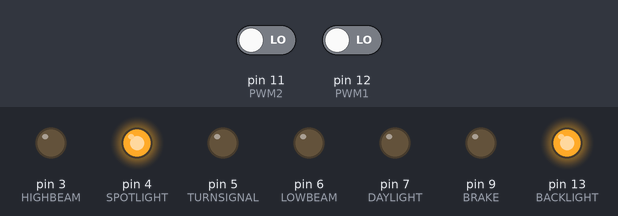
Recording of a sketch running on a simulated Arduino Uno, built with avr-gcc and run on an emulated ATmega328P. Shown: output pins drawn as LEDs (lit = HIGH). The inputs (shaded band) are chosen by the test bench; at power-on: pin 11 (PWM2) LOW, pin 12 (PWM1) LOW. Random numbers use the default seed unless the sketch sets one; what the sketch prints to the serial monitor is not drawn.

Above: at 0.1 s.
At 1.1 s:
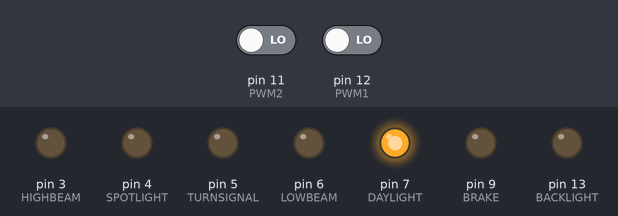
At 4.1 s:
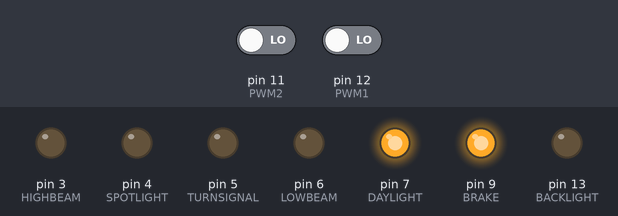
Timing chart, 0 to 5.6 s (numbered marks = the images above):
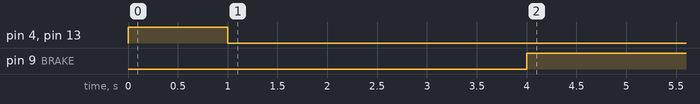

The sketch:

LichtmodulCarV2.ino
```cpp
//
// 23.01.2013
// V2 11.11.2015

unsigned long nextPrint = 0;

unsigned long duration1;
unsigned long duration2;

char buffer[15];

long randNumber = 0;
long randomNext = 0;
int randomSeq = 0;

//#define DEBUG

// Prototypen Platine KJK Xray T3 2010
//#define PROTOTYP
#define GELAENDE


#ifdef GELAENDE
int PWM1 = 12;
int PWM2 = 11;

int BRAKE = 9;
int LOWBEAM = 6;
int BACKLIGHT = 13;
int TURNSIGNAL = 5;
int SPOTLIGHT = 4;
int DAYLIGHT = 7;

int BACKFIRE = 13;
int TESTLED = 13;
int HIGHBEAM = 3;

unsigned long lastTurnSignal = 0;
unsigned long lastDemoSeq = 0;
unsigned long lastDemoSeq1 = 0;
unsigned long lastDemoSeq2 = 0;
unsigned long lastDemoSeq3 = 0;
unsigned long lastDemoSeq4 = 0;

#endif

#ifdef PROTOTYP
int PWM1 = 12;
int PWM2 = 13;

int BRAKE = 2;
int BACKFIRE = 9;
//int BACKFIRE = 10;
int BACKLIGHT = 3;
int SPOTLIGHT = 10;
int LOWBEAM = 8;
int HIGHBEAM = 11;
int TESTLED = 13;
#endif

#ifdef SONST
int PWM1 = 12;
int PWM2 = 11;

int BRAKE = 5;
int LOWBEAM = 6;
int BACKLIGHT = 2;
int SPOTLIGHT = 4;
int HIGHBEAM = 3;

int BACKFIRE = 7;
//int BACKFIRE = 10;
int TESTLED = 13;
#endif


int backFireEnabled = false;

int switch1 = false;
int switch2 = false;
int switch3 = false;
int switch4 = false;
int switch5 = false;
int switch6 = false;

class Switch {
  private:
    int timeout;
    int switch_locked;
    int switched;
    int switch_identifier;
    unsigned long upper_sp;
    unsigned long lower_sp;

  public:
    Switch(int lower_sp, int upper_sp, int switch_identifier);
    int Update(unsigned long duration);
};


Switch::Switch(int lower_sp, int upper_sp, int switch_identifier) {
  this->timeout = 0;
  this->switch_locked = false;
  this->switched = 0;
  this->upper_sp = upper_sp;
  this->lower_sp = lower_sp;
  this->switch_identifier = switch_identifier;
}

int Switch::Update(unsigned long duration) {
  if (duration > this->lower_sp && duration < this->upper_sp && !this->switch_locked) {
    if (this->timeout == 0) {
      this->timeout = millis() / 1000;
    }

    if ((millis() / 1000) > (this->timeout + 1)) {
      if (this->switched == true) {
        Serial.print(this->switch_identifier);
        Serial.println("off");
        this->switched = false;
      }
      else {
        Serial.print(this->switch_identifier);
        Serial.println("on");
        this->switched = true;
      }
      this->timeout = 0;
      this->switch_locked = true;
    }
  }
  if (duration < this->lower_sp || duration > this->upper_sp) {
    this->switch_locked = false;
    this->timeout = millis() / 1000;
  }
  return(this->switched);
}

void setup()
{
  //
  //#ifdef DEBUG
  Serial.begin(9600);
  Serial.println("Go!");
  Serial.println(PWM1);
  //#endif

  pinMode(PWM1, INPUT);
  pinMode(PWM2, INPUT);


  #ifdef GELAENDE
  pinMode(BRAKE, OUTPUT);
  pinMode(BACKFIRE, OUTPUT);
  pinMode(BACKLIGHT, OUTPUT);
  pinMode(SPOTLIGHT, OUTPUT);
  pinMode(HIGHBEAM, OUTPUT);
  pinMode(LOWBEAM, OUTPUT);
  pinMode(DAYLIGHT, OUTPUT);
  pinMode(TURNSIGNAL, OUTPUT);

  pinMode(TESTLED, OUTPUT);

  digitalWrite(BRAKE, 0);
  digitalWrite(HIGHBEAM, 0);
  digitalWrite(LOWBEAM, 0);
  digitalWrite(BACKFIRE, 0);
  digitalWrite(SPOTLIGHT, 1);
  digitalWrite(BACKLIGHT, 1);

  delay(1000);
  digitalWrite(BRAKE, 0);
  digitalWrite(HIGHBEAM, 0);
  digitalWrite(LOWBEAM, 0);
  digitalWrite(BACKFIRE, 1);
  digitalWrite(SPOTLIGHT, 0);
  digitalWrite(BACKLIGHT, 0);
  digitalWrite(DAYLIGHT, 1);
  digitalWrite(TURNSIGNAL, 0);
  delay(1000);
  #endif

  randomSeed(analogRead(0));

}

void backfire() {

  if (millis() > randomNext && backFireEnabled) {

    randomSeq = random(1, 4);

    if (randomSeq == 1) {
      digitalWrite(BACKFIRE, !digitalRead(BACKFIRE));
      delay(20);
      digitalWrite(BACKFIRE, !digitalRead(BACKFIRE));
      delay(50);
      digitalWrite(BACKFIRE, !digitalRead(BACKFIRE));
      delay(20);
      digitalWrite(BACKFIRE, !digitalRead(BACKFIRE));
      delay(50);
      digitalWrite(BACKFIRE, !digitalRead(BACKFIRE));
      delay(50);
    }
    else if (randomSeq == 2) {
      digitalWrite(BACKFIRE, !digitalRead(BACKFIRE));
      delay(20);
      digitalWrite(BACKFIRE, !digitalRead(BACKFIRE));
      delay(80);
      digitalWrite(BACKFIRE, !digitalRead(BACKFIRE));
      delay(20);
      digitalWrite(BACKFIRE, !digitalRead(BACKFIRE));
      delay(20);
      digitalWrite(BACKFIRE, !digitalRead(BACKFIRE));
      delay(20);
    }
    else if (randomSeq == 3) {
      digitalWrite(BACKFIRE, !digitalRead(BACKFIRE));
      delay(20);
    }
    else if (randomSeq == 4) {
      digitalWrite(BACKFIRE, !digitalRead(BACKFIRE));
      delay(80);
      digitalWrite(BACKFIRE, !digitalRead(BACKFIRE));
      delay(20);
      digitalWrite(BACKFIRE, !digitalRead(BACKFIRE));
      delay(80);
      digitalWrite(BACKFIRE, !digitalRead(BACKFIRE));
      delay(20);
      digitalWrite(BACKFIRE, !digitalRead(BACKFIRE));
      delay(20);
      digitalWrite(BACKFIRE, !digitalRead(BACKFIRE));
      delay(20);
      digitalWrite(BACKFIRE, !digitalRead(BACKFIRE));
      delay(80);
      digitalWrite(BACKFIRE, !digitalRead(BACKFIRE));
      delay(20);
      digitalWrite(BACKFIRE, !digitalRead(BACKFIRE));
      delay(20);
    }
    else {
      // huh?
    }

    digitalWrite(BACKFIRE, 1);
    randomNext = millis() + random(1000, 4000);

    Serial.print(millis());
    Serial.print(" ");
    Serial.print(random(1000, 3000));
    Serial.print(" ");
    Serial.println(randomNext);
  }

}

#ifdef GELAENDE
Switch sw6(700, 1200, 6);
Switch sw1(1200, 1300, 1);
Switch sw2(1300, 1420, 2);
Switch sw4(1600, 1700, 4);
Switch sw3(1700, 1800, 3);
Switch sw5(1800, 1900, 5);
#endif

#ifndef GELAENDE
Switch sw1(700, 1200, 1);
Switch sw2(1200, 1400, 2);
Switch sw3(1400, 1600, 3);
Switch sw4(1600, 1800, 4);
Switch sw5(1800, 2300, 5);
#endif

void loop() {

  if (millis() > nextPrint) {

    #ifdef DEBUG
      Serial.print("1: ");
      Serial.print(duration1);
      Serial.print(" 2: ");
      Serial.println(duration2);
    #endif

    duration2 = pulseIn(PWM1, HIGH); // channel two throttle
    duration1 = pulseIn(PWM2, HIGH); // channel three switch


    // ###########################################################################
    #ifndef GELAENDE
    // brake
    if (duration2 > 1450) { // brake light switch
      if(!switch3) // wenn abblendlicht an
        digitalWrite(BRAKE, 1); // off
    } else {
      //if(!switch5)
        digitalWrite(BRAKE, 0); // on
    }


    // backfire off at neutral
    if (duration2 < 1500) {
      backFireEnabled = false;
      //digitalWrite(TESTLED, 0);
    }

    backfire();
    #endif


    // ###########################################################################
    #ifdef GELAENDE

    switch6 = sw6.Update(duration1);
    if(!switch6) {
      switch1 = sw1.Update(duration1);
      switch2 = sw2.Update(duration1);
      switch3 = sw3.Update(duration1);
      switch4 = sw4.Update(duration1);
      switch5 = sw5.Update(duration1);
    }

    // demo
    if(switch6) {
      if((millis() - lastDemoSeq) > 10000) {
        digitalWrite(SPOTLIGHT, !digitalRead(SPOTLIGHT));
        delay(100);
        digitalWrite(SPOTLIGHT, !digitalRead(SPOTLIGHT));
        delay(50);
        digitalWrite(SPOTLIGHT, !digitalRead(SPOTLIGHT));
        delay(100);
        digitalWrite(SPOTLIGHT, !digitalRead(SPOTLIGHT));
        lastDemoSeq = millis();
      }

      if((millis() - lastDemoSeq1) > 10000) {
        lastDemoSeq1 = millis();
        switch2 = !switch2;
      }

      if((millis() - lastDemoSeq2) > 20000) {
        lastDemoSeq2 = millis();
        switch3 = !switch3;
        Serial.println(switch3);
      }

      if((millis() - lastDemoSeq3) > 5000) {
        lastDemoSeq3 = millis();
        switch5 = !switch5;
      }

      if((millis() - lastDemoSeq4) > 7500) {
        lastDemoSeq4 = millis();
        switch4 = !switch4;
      }
    }

    // brake
    if (duration2 > 1550) { // off
      //Serial.println("Bremse aus");
      if(!switch3) { // wenn abblendlicht an
        //Serial.println("LIcht an, Bremse aus");
        digitalWrite(BRAKE, 0); // off
      } else {
        analogWrite(BRAKE, 32);
      }
    } else {
        digitalWrite(BRAKE, 1); // on
    }

    // dachbeleuchtung
    if(switch1 == true) {
      digitalWrite(SPOTLIGHT, 1);
    } else {
      digitalWrite(SPOTLIGHT, 0);
    }

    // turn signal
    if(switch2 == true) {
      backFireEnabled = true;
    } else {
      backFireEnabled = false;
    }

    if(backFireEnabled == true) {
      //Serial.println("Blinker");
      if((millis() - lastTurnSignal) > 550) {
        digitalWrite(TURNSIGNAL, !digitalRead(TURNSIGNAL));
        lastTurnSignal = millis();
      }
      //delay(550);
    } else {
      digitalWrite(TURNSIGNAL, 0);
    }

    // abblendlicht
    if(switch3 == true) { // low beam
      analogWrite(LOWBEAM, 64);
      //digitalWrite(LOWBEAM, 1);
    } else {
      digitalWrite(LOWBEAM, 0);
    }

    // tagfahrlicht
    if(switch4 == true) {
      digitalWrite(DAYLIGHT, 0);
    } else {
      digitalWrite(DAYLIGHT, 1);
    }

    // fernlicht
    if(switch5 && switch3) {
      digitalWrite(LOWBEAM, 1);
    }

    #endif

    nextPrint = millis () + 10;
  }
}
```

Measured:
- by itself, pin 9 (BRAKE): LOW → HIGH at 4.0 s
